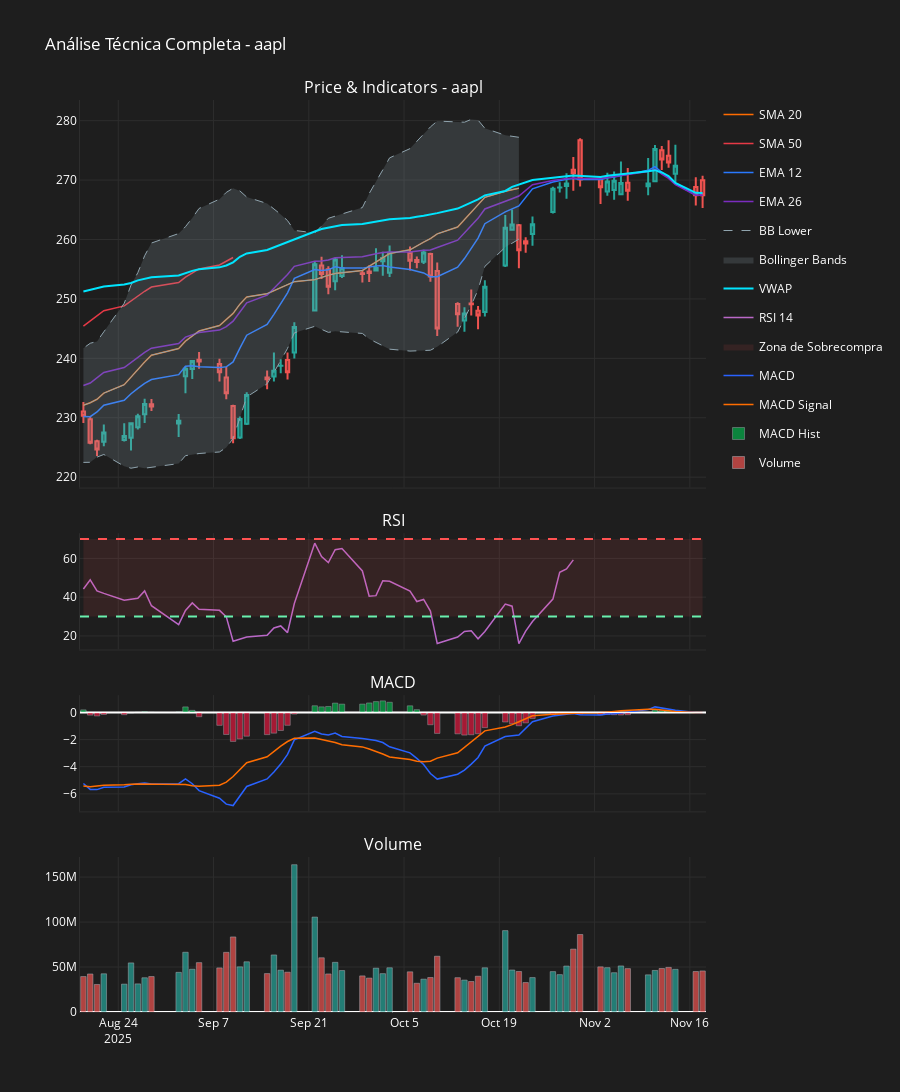

The code cell stored with this chart in its notebook:
### Code cell
chart_dark = FinancialChart(data, {'theme':'dark'})
figure_dark = chart_dark.create_comprehensive_chart()
save_chart(figure=figure_dark, path=os.path.join(project_root, r'output\charts'), chart_name='test_darktheme', format='png')

figure_dark.show()
